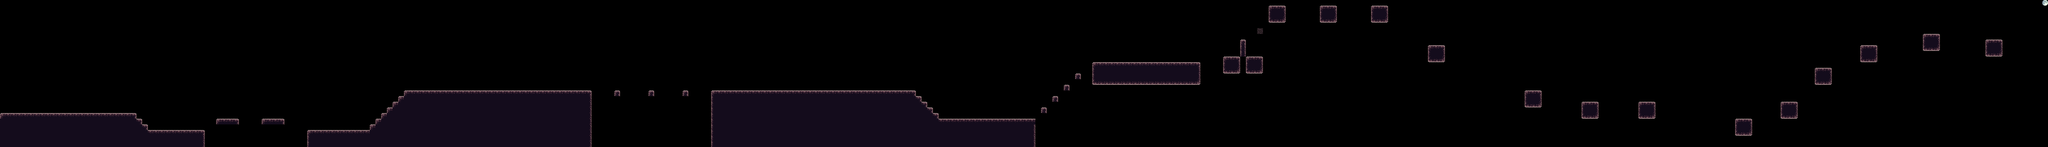

This game map was drawn from its Tiled (.tmx) file and the tilesets committed beside it. A one-line description and the trimmed map source follow:
An orthogonal 360x26 tile map with 32x32 px tiles, 1 tile layer (Graphics) and 47 objects.

<map version="1.2" tiledversion="1.3.2" orientation="orthogonal" renderorder="right-down" compressionlevel="0" width="360" height="26" tilewidth="32" tileheight="32" infinite="0" nextlayerid="3" nextobjectid="60">
 <tileset firstgid="1" source="tileset/tileset2.tsx" />
 <layer id="1" name="Graphics" width="360" height="26">
  <data>[9360 cells, 1291 non-empty, 13 distinct tile ids]</data>
 </layer>
 <objectgroup id="2" name="Ground">
  <object id="1" x="0" y="640" width="768" height="192" />
  <object id="2" x="768" y="672" width="32" height="160" />
  <object id="4" x="800" y="704" width="32" height="128" />
  <object id="6" x="832" y="736" width="320" height="96" />
  <object id="7" x="1216" y="672" width="128" height="32" />
  <object id="9" x="1472" y="672" width="128" height="32" />
  <object id="10" x="1728" y="736" width="352" height="96" />
  <object id="11" x="2080" y="704" width="32" height="32" />
  <object id="12" x="2112" y="672" width="32" height="32" />
  <object id="13" x="2144" y="640" width="32" height="32" />
  <object id="14" x="2176" y="608" width="32" height="32" />
  <object id="15" x="2208" y="576" width="32" height="32" />
  <object id="16" x="2240" y="544" width="32" height="32" />
  <object id="19" x="2272" y="512" width="1056" height="32" />
  <object id="20" x="3296" y="544" width="32" height="288" />
  <object id="21" x="3456" y="512" width="32" height="32" />
  <object id="22" x="3648" y="512" width="32" height="32" />
  <object id="23" x="3840" y="512" width="32" height="32" />
  <object id="24" x="4000" y="512" width="32" height="320" />
  <object id="25" x="4032" y="512" width="1120" height="32" />
  <object id="26" x="5152" y="544" width="32" height="32" />
  <object id="27" x="5184" y="576" width="32" height="32" />
  <object id="28" x="5216" y="608" width="32" height="32" />
  <object id="29" x="5248" y="640" width="32" height="32" />
  <object id="30" x="5280" y="672" width="544" height="32" />
  <object id="32" x="5856" y="608" width="32" height="32" />
  <object id="33" x="5920" y="544" width="32" height="32" />
  <object id="34" x="5984" y="480" width="32" height="32" />
  <object id="35" x="6048" y="416" width="32" height="32" />
  <object id="37" x="6144" y="352" width="608" height="128" />
  <object id="38" x="6880" y="320" width="96" height="96" />
  <object id="39" x="6976" y="224.667" width="32" height="95.3333" />
  <object id="40" x="7008" y="320" width="96" height="96" />
  <object id="41" x="7136" y="32" width="96" height="96" />
  <object id="45" x="7424" y="32" width="96" height="96" />
  <object id="47" x="7712" y="32" width="96" height="96" />
  <object id="48" x="8032" y="256" width="96" height="96" />
  <object id="49" x="8576" y="512" width="96" height="96" />
  <object id="50" x="8896" y="576" width="96" height="96" />
  <object id="51" x="9216" y="576" width="96" height="96" />
  <object id="52" x="9760" y="672" width="96" height="96" />
  <object id="53" x="10016" y="576" width="96" height="96" />
  <object id="55" x="10208" y="384" width="96" height="96" />
  <object id="56" x="10464" y="256" width="96" height="96" />
  <object id="57" x="10816" y="192" width="96" height="96" />
  <object id="58" x="11168" y="224" width="96" height="96" />
  <object id="59" x="7072" y="160" width="32" height="32" />
 </objectgroup>
</map>
